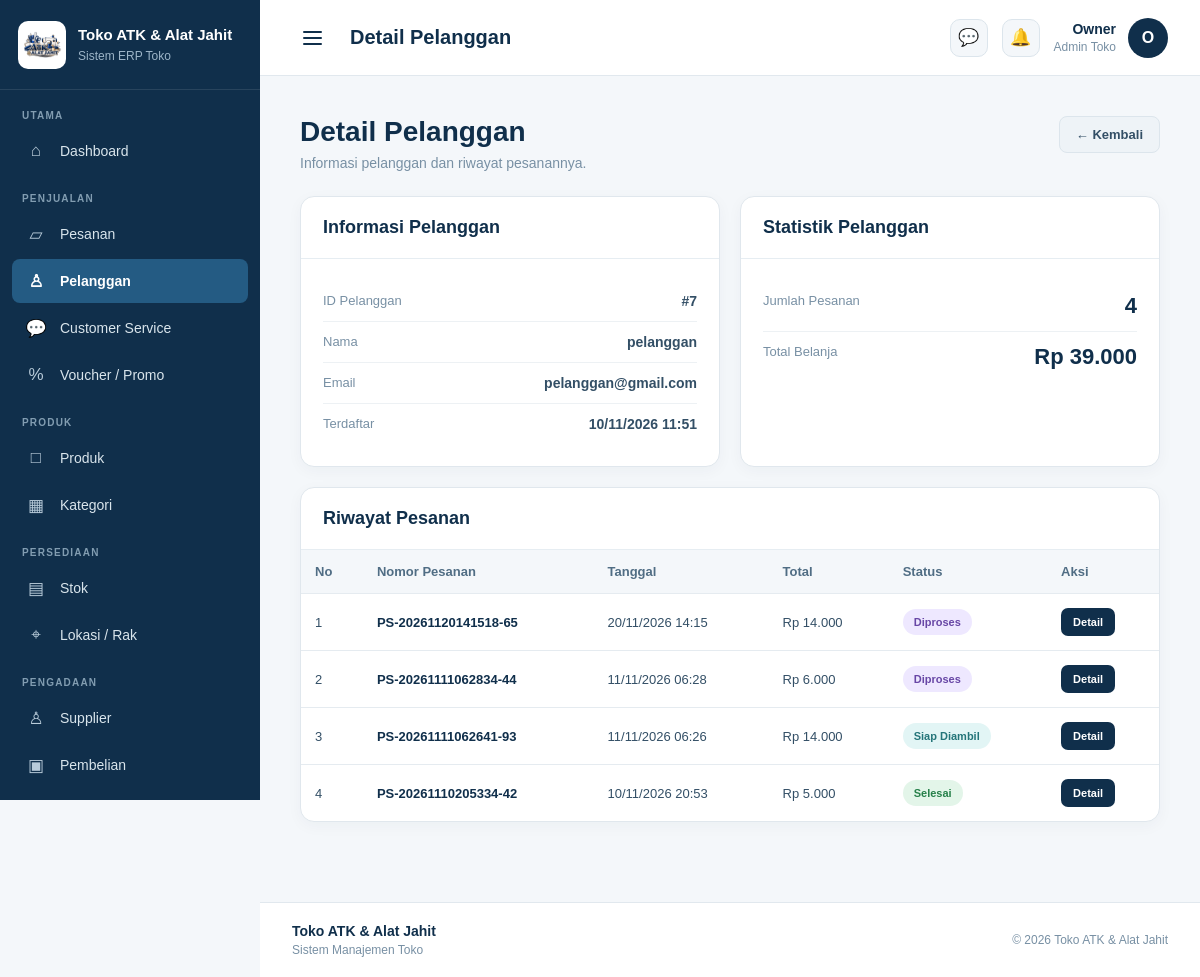
Screenshot of /admin/pelanggan/detail.php?id=7 (signed in) with the database file from the repository.
### tables this page shows
CREATE TABLE `pelanggan` (
  `id_pelanggan` int(11) NOT NULL,
  `nama` varchar(100) NOT NULL,
  `email` varchar(150) NOT NULL,
  `foto_profil` varchar(255) DEFAULT NULL,
  `password` varchar(255) NOT NULL,
  `created_at` timestamp NOT NULL DEFAULT current_timestamp()
);

CREATE TABLE `pesanan` (
  `id_pesanan` int(11) NOT NULL,
  `nomor_pesanan` varchar(30) NOT NULL,
  `id_pelanggan` int(11) NOT NULL,
  `id_voucher` int(11) DEFAULT NULL,
  `kode_voucher` varchar(50) DEFAULT NULL,
  `diskon_voucher` decimal(12,2) NOT NULL DEFAULT 0.00,
  `tanggal_pesanan` datetime NOT NULL DEFAULT current_timestamp(),
  `total_harga` decimal(15,2) NOT NULL DEFAULT 0.00,
  `status_pesanan` enum('Menunggu Pembayaran','Menunggu Verifikasi','Diproses','Siap Diambil','Selesai','Dibatalkan') NOT NULL DEFAULT 'Menunggu Pembayaran',
  `bukti_pembayaran` varchar(255) DEFAULT NULL,
  `catatan` text DEFAULT NULL,
  `created_at` timestamp NOT NULL DEFAULT current_timestamp(),
  `updated_at` timestamp NOT NULL DEFAULT current_timestamp() ON UPDATE current_timestamp()
);

### admin/pelanggan/detail.php (the view, shortened to what this page needs)
<?php
require_once "../../config/koneksi.php";
$id_pelanggan = (int)($_GET['id'] ?? 0);
$stmt = mysqli_prepare(
    $conn,
    "SELECT
        id_pelanggan,
        nama,
        email,
        created_at
     FROM pelanggan
     WHERE id_pelanggan = ?
     LIMIT 1"
);
mysqli_stmt_bind_param(
    $stmt,
    "i",
    $id_pelanggan
);
mysqli_stmt_execute($stmt);
$result = mysqli_stmt_get_result($stmt);
$pelanggan = mysqli_fetch_assoc($result);
$stmt = mysqli_prepare(
    $conn,
    "SELECT
        COUNT(*) AS jumlah_pesanan,
        COALESCE(SUM(
            CASE
                WHEN status_pesanan != 'Dibatalkan'
                THEN total_harga
                ELSE 0
            END
        ), 0) AS total_belanja
     FROM pesanan
     WHERE id_pelanggan = ?"
);
mysqli_stmt_bind_param(
    $stmt,
    "i",
    $id_pelanggan
);
mysqli_stmt_execute($stmt);
$result = mysqli_stmt_get_result($stmt);
$statistik = mysqli_fetch_assoc($result);
$stmt = mysqli_prepare(
    $conn,
    "SELECT
        id_pesanan,
        nomor_pesanan,
        tanggal_pesanan,
        total_harga,
        status_pesanan
     FROM pesanan
     WHERE id_pelanggan = ?
     ORDER BY id_pesanan DESC"
);
mysqli_stmt_bind_param(
    $stmt,
    "i",
    $id_pelanggan
);
mysqli_stmt_execute($stmt);
$result = mysqli_stmt_get_result($stmt);
$pesanan = [];
while ($row = mysqli_fetch_assoc($result)) {
    $pesanan[] = $row;
}
function classStatusPelanggan($status)
{
    switch ($status) {
        case 'Diproses':
            return 'status-proses';
        case 'Siap Diambil':
            return 'status-pickup';
        case 'Selesai':
            return 'status-selesai';
    }
}
?>
<!DOCTYPE html>
<html lang="id">
<head>
    <link
        rel="stylesheet"
        href="../assets/css/admin.css"
    >
</head>
<body>
<div class="admin-layout">
    <?php require_once "../includes/sidebar.php"; ?>
    <main class="admin-main">
        <?php require_once "../includes/navbar.php"; ?>
        <section class="admin-content">
            <div class="detail-pelanggan-page">
                <div class="detail-header">
                    <div>
                        <h1>
                            Detail Pelanggan
                        </h1>
                        <p>
                            Informasi pelanggan dan riwayat pesanannya.
                        </p>
                    </div>
                    <a
                        href="index.php"
                        class="btn-kembali"
                    >
                        ← Kembali
                    </a>
                </div>
                <div class="detail-grid">
                    <div class="detail-card">
                        <div class="detail-card-header">
                            <h2>
                                Informasi Pelanggan
                            </h2>
                        </div>
                        <div class="detail-card-body">
                            <div class="info-row">
                                <span class="info-label">
                                    ID Pelanggan
                                </span>
                                <span class="info-value">
                                    #<?= (int)$pelanggan['id_pelanggan']; ?>
                                </span>
                            </div>
                            <div class="info-row">
                                <span class="info-label">
                                    Nama
                                </span>
                                <span class="info-value">
                                    <?= htmlspecialchars(
                                        $pelanggan['nama']
                                    ); ?>
                                </span>
                            </div>
                            <div class="info-row">
                                <span class="info-label">
                                    Email
                                </span>
                                <span class="info-value">
                                    <?= htmlspecialchars(
                                        $pelanggan['email']
                                    ); ?>
                                </span>
                            </div>
                            <div class="info-row">
                                <span class="info-label">
                                    Terdaftar
                                </span>
                                <span class="info-value">
                                    <?= date(
                                        'd/m/Y H:i',
                                        strtotime(
                                            $pelanggan['created_at']
                                        )
                                    ); ?>
                                </span>
                            </div>
                        </div>
                    </div>
                    <div class="detail-card">
                        <div class="detail-card-header">
                            <h2>
                                Statistik Pelanggan
                            </h2>
                        </div>
                        <div class="detail-card-body">
                            <div class="info-row">
                                <span class="info-label">
                                    Jumlah Pesanan
                                </span>
                                <span class="info-value stat-number">
                                    <?= (int)$statistik[
                                        'jumlah_pesanan'
                                    ]; ?>
                                </span>
                            </div>
                            <div class="info-row">
                                <span class="info-label">
                                    Total Belanja
                                </span>
                                <span class="info-value stat-number">
                                    Rp
                                    <?= number_format(
                                        (float)$statistik[
                                            'total_belanja'
                                        ],
                                        0,
                                        ',',
                                        '.'
                                    ); ?>
                                </span>
                            </div>
                        </div>
                    </div>
                </div>
                <div class="detail-card">
                    <div class="detail-card-header">
                        <h2>
                            Riwayat Pesanan
                        </h2>
                    </div>
                    <div class="pesanan-wrapper">
                    <?php if (count($pesanan) > 0) : ?>
                        <table class="pesanan-table">
                            <thead>
                                <tr>
                                    <th>No</th>
                                    <th>Nomor Pesanan</th>
                                    <th>Tanggal</th>
                                    <th>Total</th>
                                    <th>Status</th>
                                    <th>Aksi</th>
                                </tr>
                            </thead>
                            <tbody>
                            <?php $no = 1; ?>
                            <?php foreach ($pesanan as $item) : ?>
                                <tr>
                                    <td>
                                        <?= $no++; ?>
                                    </td>
                                    <td>
                                        <span class="nomor-pesanan">
                                            <?= htmlspecialchars(
                                                $item['nomor_pesanan']
                                            ); ?>
                                        </span>
                                    </td>
                                    <td>
                                        <?= date(
                                            'd/m/Y H:i',
                                            strtotime(
                                                $item['tanggal_pesanan']
                                            )
                                        ); ?>
                                    </td>
                                    <td>
                                        Rp
                                        <?= number_format(
                                            (float)$item['total_harga'],
                                            0,
                                            ',',
                                            '.'
                                        ); ?>
                                    </td>
                                    <td>
                                        <span
                                            class="
                                                pesanan-status
                                                <?= classStatusPelanggan(
                                                    $item['status_pesanan']
                                                ); ?>
                                            "
                                        >
                                            <?= htmlspecialchars(
                                                $item['status_pesanan']
                                            ); ?>
                                        </span>
                                    </td>
                                    <td>
                                        <a
                                            href="../pesanan/detail.php?id=<?= (int)$item['id_pesanan']; ?>"
                                            class="btn-detail"
                                        >
                                            Detail
                                        </a>
                                    </td>
                                </tr>
                            <?php endforeach; ?>
                            </tbody>
                        </table>
                    <?php endif; ?>
                    </div>
                </div>
            </div>
        </section>
        <?php require_once "../includes/footer.php"; ?>
    </main>
</div>
</body>
</html>

### admin/assets/css/admin.css (style rules this page uses)
* { margin: 0; padding: 0; box-sizing: border-box; }
html { font-size: 16px; }
body { font-family: Arial, Helvetica, sans-serif; background: #f4f7fa; color: #102f4b; min-height: 100vh; }
a { text-decoration: none; color: inherit; }
.admin-layout { display: flex; min-height: 100vh; width: 100%; }
.admin-main { flex: 1; min-width: 0; min-height: 100vh; }
.admin-content { padding: 40px; max-width: 1500px; }

### admin/pelanggan/detail.php (style rules this page uses)
.detail-pelanggan-page { max-width:1200px; }
.detail-header { display:flex; justify-content:space-between; align-items:flex-start; gap:20px; margin-bottom:25px; }
.detail-header h1 { margin:0 0 7px; color:#102f4b; font-size:28px; }
.detail-header p { margin:0; color:#7890a4; font-size:14px; }
.btn-kembali { display:inline-flex; align-items:center; justify-content:center; padding:10px 16px; border-radius:8px; background:#eef3f7; border:1px solid #dce5ec; color:#334f66; text-decoration:none; font-size:13px; font-weight:700; }
.detail-grid { display:grid; grid-template-columns:1fr 1fr; gap:20px; margin-bottom:20px; }
.detail-card { background:#fff; border:1px solid #e0e7ed; border-radius:14px; box-shadow:0 4px 15px rgba(16,47,75,.04); overflow:hidden; }
.detail-card-header { padding:20px 22px; border-bottom:1px solid #e6edf2; }
.detail-card-header h2 { margin:0; color:#102f4b; font-size:18px; }
.detail-card-body { padding:22px; }
.info-row { display:flex; justify-content:space-between; gap:20px; padding:12px 0; border-bottom:1px solid #edf1f4; }
.info-row:last-child { border-bottom:none; }
.info-label { color:#7890a4; font-size:13px; }
.info-value { color:#334f66; font-size:14px; font-weight:600; text-align:right; }
.stat-number { color:#102f4b; font-size:22px; font-weight:800; }
.pesanan-wrapper { overflow-x:auto; }
.pesanan-table { width:100%; border-collapse:collapse; min-width:750px; }
.pesanan-table th { background:#f4f7fa; color:#506d84; text-align:left; padding:14px; font-size:13px; }
.pesanan-table td { padding:14px; border-top:1px solid #e5ebf0; color:#334f66; font-size:13px; }
.nomor-pesanan { color:#102f4b; font-weight:700; }
.pesanan-status { display:inline-flex; align-items:center; padding:7px 11px; border-radius:20px; font-size:11px; font-weight:700; white-space:nowrap; }
.status-proses { background:#eee8ff; color:#6847a6; }
.status-pickup { background:#e2f5f5; color:#247579; }
.status-selesai { background:#e3f5e9; color:#27804a; }
.btn-detail { display:inline-flex; padding:8px 12px; border-radius:7px; background:#102f4b; color:#fff; text-decoration:none; font-size:11px; font-weight:700; }

### rows the page displays
pelanggan: id_pelanggan "7", nama "pelanggan", email "pelanggan@gmail.com", created_at "10/11/2026 11:51"
pesanan: nomor_pesanan "PS-20261120141518-65", tanggal_pesanan "20/11/2026 14:15", total_harga "14.000", status_pesanan "Diproses"
pesanan: nomor_pesanan "PS-20261111062834-44", tanggal_pesanan "11/11/2026 06:28", total_harga "6.000", status_pesanan "Diproses"
pesanan: nomor_pesanan "PS-20261111062641-93", tanggal_pesanan "11/11/2026 06:26", total_harga "14.000", status_pesanan "Siap Diambil"
pesanan: nomor_pesanan "PS-20261110205334-42", tanggal_pesanan "10/11/2026 20:53", total_harga "5.000", status_pesanan "Selesai"

### other values shown
$pageTitle "Detail Pelanggan"
$namaAdmin "Owner"
$avatar "O"
